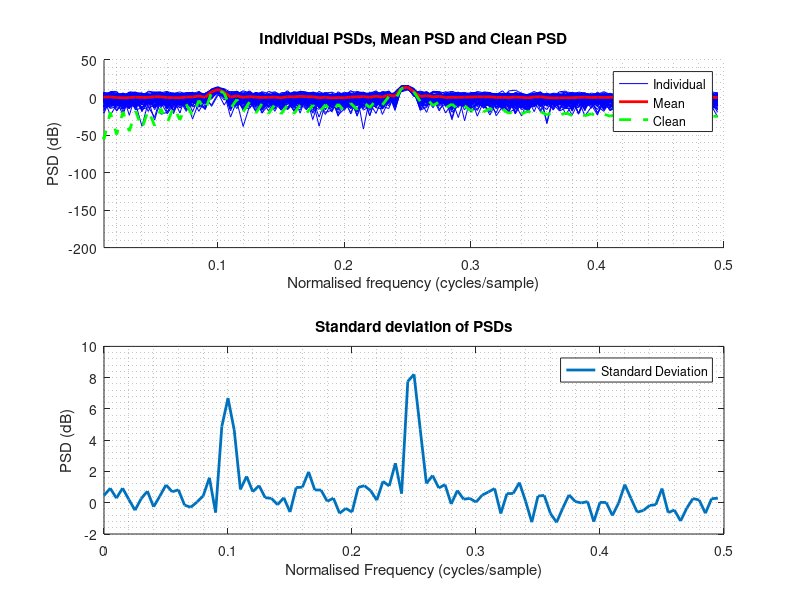

The MATLAB source for this figure:
%% --- 1. CLASSICAL AND MODERN SPECTRUM ESTIMATION --- %%

%%
%close all;
clear all;
clc;

%% Initialise

fs = 1;
num_samples = 100;
time_vector = (0:num_samples-1);
freq_vector = time_vector ./ (2 * num_samples) .*fs;
sig = 1 * sin(2 * pi * 0.25 * time_vector) + 0.65 * sin(2 * pi * 0.9 * time_vector);
num_procs = 100;
autocorrelations = zeros(num_procs,(2*num_samples)-1);
psd = cell(num_procs, 1);

%% PSD Calculation

for i = 1:num_procs
    noisy_sig = sig + randn(size(sig));
    autocorrelations(i,:) = xcorr(noisy_sig, 'biased');

    psd{i} = real(fftshift(fft(ifftshift(autocorrelations(i,:)))));
    psd{i} = psd{i}(num_samples:(2*num_samples)-1);
end
autocorrelation_clean = xcorr(sig,'biased');
psd_clean = real(fftshift(fft(ifftshift(autocorrelation_clean))));
psd_clean = psd_clean(num_samples:(2*num_samples)-1);
psd_mean = mean(cell2mat(psd));
psd_std = std(cell2mat(psd));

%% Plot Graphs

figure;
subplot(2, 1, 1);
hold on;
for i = 1:num_procs
    indiv_psd = plot(freq_vector,pow2db(psd{i}),'b');
end

mean_psd = plot(freq_vector, pow2db(psd_mean), 'r', 'LineWidth', 2);
clean_psd = plot(freq_vector, pow2db(psd_clean),'--g', 'LineWidth',2);
xlim([0.01,0.5]);
grid minor;
legend([indiv_psd, mean_psd, clean_psd], {'Individual', 'Mean', 'Clean'});
title('Individual PSDs, Mean PSD and Clean PSD');
xlabel('Normalised frequency (cycles/sample)');
ylabel('PSD (dB)');
hold off

subplot(2, 1, 2);
plot(freq_vector, pow2db(psd_std),'LineWidth', 2);
grid minor;
legend('Standard Deviation');
title('Standard deviation of PSDs');
xlabel('Normalised Frequency (cycles/sample)');
ylabel('PSD (dB)');
